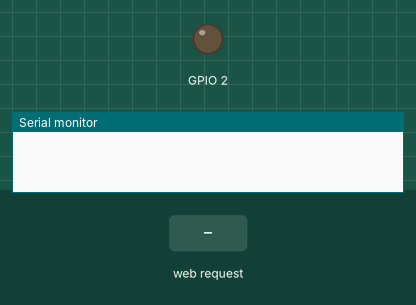
A sketch run on a simulated ESP8266 (NodeMCU). Shown: output pins drawn as LEDs (lit = HIGH), the last lines printed to the serial monitor. Inputs (shaded band) come from the test bench. Storage starts empty.

Above: at 1.2 s.
1.3 s: HTTP request GET /setLED received
At 2.2 s:
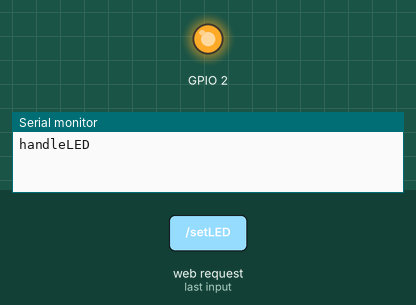
5.0 s: HTTP request GET /setLED?LEDstate=1 received
At 6.2 s:
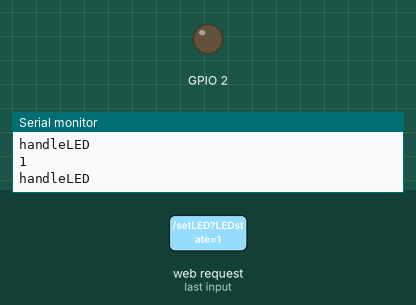
6.5 s: HTTP request GET /setLED?LEDstate=0 received
At 7.4 s:
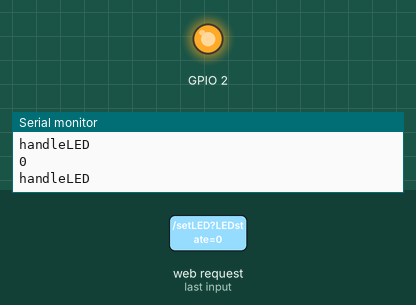
Timing chart, 0 to 9.0 s (numbered marks = the images above; inputs shaded):
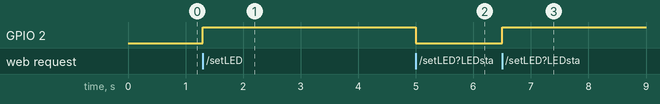

Measured:
- after the input at 1.3 s, GPIO 2: LOW → HIGH at once
- after the input at 5.0 s, GPIO 2: HIGH → LOW at once
- after the input at 6.5 s, GPIO 2: LOW → HIGH at once

The sketch:

2019-09-27-1457_ESP-8266_Wifi_javascript_deneme_spiff.ino
```cpp
//https://circuits4you.com/2018/02/04/esp8266-ajax-update-part-of-web-page-without-refreshing/
// telefonda ki web arayuzu index.h dosyasinda yazdik. bu programla ayni klasorde
//https://stackoverflow.com/questions/18310434/how-to-set-text-size-in-a-button-in-html
//h1 le ilgili https://www.w3schools.com/tags/tag_hn.asp;
//https://techtutorialsx.com/2016/10/03/esp8266-setting-a-simple-http-webserver/
//https://www.w3schools.com/jsref/met_win_setinterval.asp
//https://stackoverflow.com/questions/6032429/chrome-timeouts-interval-suspended-in-background-tabs // chrome da neden javascritp setinterval da problem yasadigimin cevabi
//https://www.w3schools.com/css/tryit.asp?filename=trycss_grid
//#include <WiFi.h>
//#include <WiFiClient.h>
//#include <WebServer.h>
#include <ESP8266WiFi.h>
#include <WiFiClient.h>
#include <ESP8266WebServer.h>
#include <OneWire.h>
#include <DallasTemperature.h>
#include <FS.h>
#include <ArduinoJson.h>
#include <TimeLib.h>


#define ONE_WIRE_BUS 5                          //D1 pin of nodemcu
OneWire oneWire(ONE_WIRE_BUS);
 DallasTemperature sensors(&oneWire);            // Pass the oneWire reference to Dallas Temperature.


String ledState = "OFF";


ESP8266WebServer server(80);

//Enter your SSID and PASSWORD
const char* ssid = "ESP8266";
const char* password = "12345678";


//===============================================================
// This routine is executed when you open its IP in browser
//===============================================================

void handleADC00() {
  sensors.requestTemperatures();
 float a = sensors.getTempCByIndex(0);
 String adcValue00 = String(a);
 //String adcValue00 = "deger1";
 server.send(200, "text/plane", adcValue00); //Send ADC value only to client ajax request
 Serial.println("handleADC00");
}

void handleLED() {

 String t_state = server.arg("LEDstate"); //Refer  xhttp.open("GET", "setLED?LEDstate="+led, true);
 Serial.println(t_state);
 if(t_state == "1")
 {
  digitalWrite(2,LOW); //LED ON
  ledState = "ON"; //Feedback parameter
 }
 else
 {
  digitalWrite(2,HIGH); //LED OFF
  ledState = "OFF"; //Feedback parameter
 }

 server.send(200, "text/plane", ledState); //Send web page
 Serial.println("handleLED");
}

//===============================================================
// Setup
//===============================================================

void setup(void){
  pinMode(2,OUTPUT);
  Serial.begin(115200);
SPIFFS.begin();
      File file2 = SPIFFS.open("/index.html", "r");
  if(file2){
    Serial.println("file2 acildi");}


  // Remove the password parameter, if you want the AP (Access Point) to be open
  WiFi.softAP(ssid, password);

  IPAddress IP = WiFi.softAPIP();

  server.serveStatic("/", SPIFFS, "/index.html");
  server.begin();

//----------------------------------------------------------------

  server.on("/setLED", handleLED);
  server.on("/readADC00", handleADC00);


}

//===============================================================
// This routine is executed when you open its IP in browser
//===============================================================
void loop(void){


  server.handleClient();


}
```
